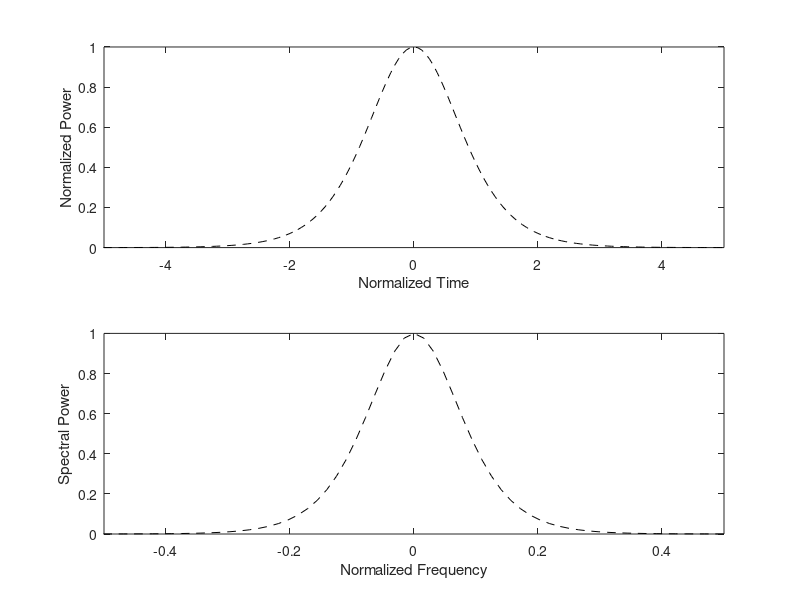
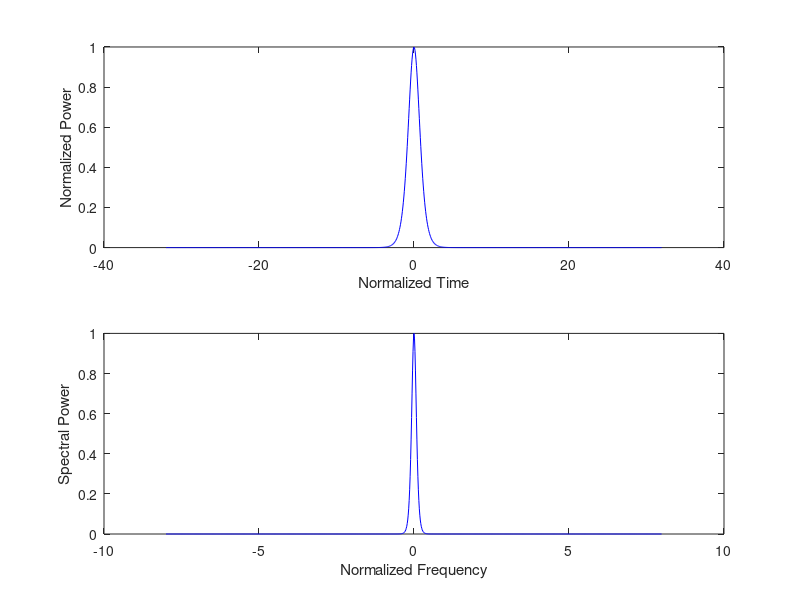

Here is the MATLAB script that generated these plots, in order:
% SSFM code for solving the normalized NLS equation 
% $ By G. P. Agrawal for the 6th edition of NLFO book
fiblen = 5; % fiber length (in units of L_D)
beta2 = -1; % sign of GVD parameter beta_2
N = 1; % soliton order

%---set simulation parameters
nt = 1024; Tmax = 32; % FFT points and window size 
step_num = round(20*fiblen*N^2); % No. of z steps
deltaz = fiblen/step_num; % step size in z
dtau = (2*Tmax)/nt; % step size in tau

tau = (-nt/2:nt/2-1)*dtau; % time array
omega = fftshift(-nt/2:nt/2-1)*(pi/Tmax); % omega array 
uu = sech(tau); % sech pulse shape (can be modified)

%---Plot input pulse shape and spectrum
temp = fftshift(ifft(uu)); % Fourier transform 
spect = abs(temp).^2; % input spectrum
spect = spect./max(spect); % normalize
freq = fftshift(omega)/(2*pi); % freq. array

figure(1)
subplot(2,1,1);
    plot(tau, abs(uu).^2, '--k'); hold on; axis([-5 5 0 inf]);
    xlabel('Normalized Time'); ylabel('Normalized Power'); 
subplot(2,1,2);
    plot(freq, spect, '--k'); hold on; axis([-.5 .5 0 inf]); 
    xlabel('Normalized Frequency'); ylabel('Spectral Power');


%---store dispersive phase shifts to speedup code
dispersion = exp(0.5i*beta2*omega.^2*deltaz); % phase factor 
hhz = 1i*N^2*deltaz; % nonlinear phase factor

%*********[ Beginning of MAIN Loop]***********
% scheme: 1/2N -> D -> 1/2N; first half step nonlinear
temp = uu.*exp(abs(uu).^2.*hhz/2); % note hhz/2
for n=1:step_num
    f_temp = ifft(temp).*dispersion; 
    uu = fft(f_temp);
    temp = uu.*exp(abs(uu).^2.*hhz);
end
uu = temp.*exp(-abs(uu).^2.*hhz/2); % Final field
%***************[ End of MAIN Loop ]**************

%----Plot output pulse shape and spectrum
temp = fftshift(ifft(uu)); % Fourier transform
spect = abs(temp).^2; % output spectrum
spect = spect./max(spect); % normalize

figure(2)
subplot(2,1,1)
    plot(tau, abs(uu).^2, '-b'); hold off;
    xlabel('Normalized Time'); ylabel('Normalized Power');
subplot(2,1,2)
    plot(freq, spect, '-b'); hold off;
    xlabel('Normalized Frequency'); ylabel('Spectral Power');



